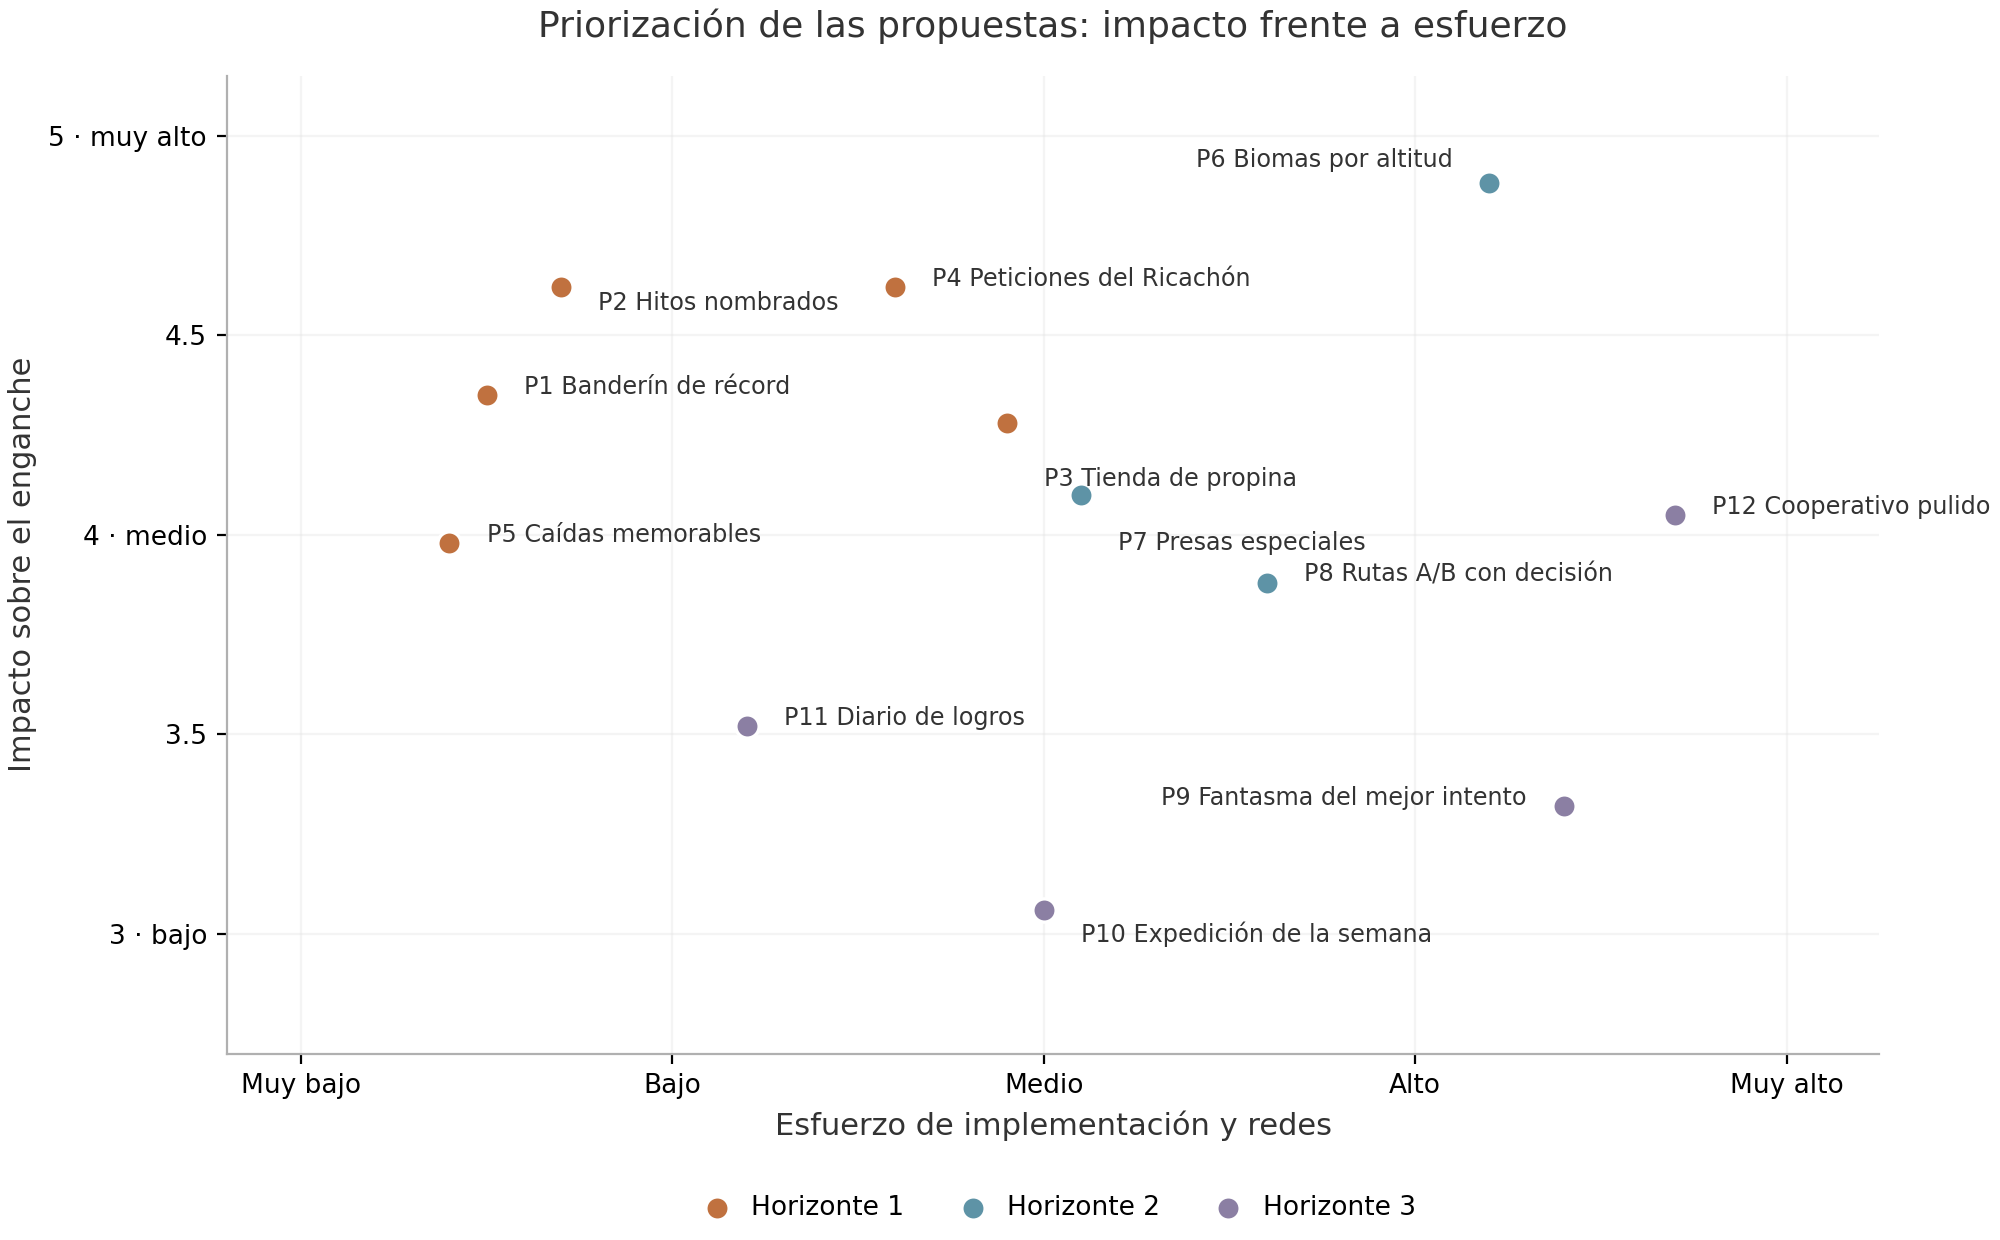

Recreate this plot in Python.
#!/usr/bin/env python3
# Figura 1: Matriz impacto-esfuerzo de las 12 propuestas (valoración cualitativa).
# Salida: /home/z/my-project/scripts/docgen/fig_matriz.png (200 dpi)
import matplotlib
matplotlib.use("Agg")
import matplotlib.pyplot as plt

plt.rcParams["font.sans-serif"] = ["DejaVu Sans"]
plt.rcParams["axes.unicode_minus"] = False

C_H1, C_H2, C_H3 = "#C0713F", "#5E93A6", "#8B7FA3"  # horizontes 1/2/3 (GO-1 + morandi)
GRID = "#E0E0E0"
TEXT = "#333333"

# (etiqueta corta, esfuerzo 1-5, impacto 1-5, horizonte, offset etiqueta (dx,dy), ha)
PTS = [
    ("P1 Banderín de récord",        1.5, 4.35, 1, (0.10,  0.02), "left"),
    ("P2 Hitos nombrados",           1.7, 4.62, 1, (0.10, -0.04), "left"),
    ("P3 Tienda de propina",         2.9, 4.28, 1, (0.10, -0.14), "left"),
    ("P4 Peticiones del Ricachón",   2.6, 4.62, 1, (0.10,  0.02), "left"),
    ("P5 Caídas memorables",         1.4, 3.98, 1, (0.10,  0.02), "left"),
    ("P6 Biomas por altitud",        4.2, 4.88, 2, (-0.10, 0.06), "right"),
    ("P7 Presas especiales",         3.1, 4.10, 2, (0.10, -0.12), "left"),
    ("P8 Rutas A/B con decisión",    3.6, 3.88, 2, (0.10,  0.02), "left"),
    ("P9 Fantasma del mejor intento",4.4, 3.32, 3, (-0.10, 0.02), "right"),
    ("P10 Expedición de la semana",  3.0, 3.06, 3, (0.10, -0.06), "left"),
    ("P11 Diario de logros",         2.2, 3.52, 3, (0.10,  0.02), "left"),
    ("P12 Cooperativo pulido",       4.7, 4.05, 3, (0.10,  0.02), "left"),
]
COL = {1: C_H1, 2: C_H2, 3: C_H3}

fig, ax = plt.subplots(figsize=(10, 6.2), constrained_layout=True)

for hz in (1, 2, 3):
    xs = [p[1] for p in PTS if p[3] == hz]
    ys = [p[2] for p in PTS if p[3] == hz]
    ax.scatter(xs, ys, s=70, c=COL[hz], label=f"Horizonte {hz}", zorder=3,
               edgecolors="white", linewidths=1.2)

for label, x, y, hz, (dx, dy), ha in PTS:
    ax.annotate(label, (x, y), xytext=(x + dx, y + dy), ha=ha, va="center",
                fontsize=8.6, color=TEXT, zorder=4)

ax.set_title("Priorización de las propuestas: impacto frente a esfuerzo",
             fontsize=13, pad=14, color=TEXT)
ax.set_xlabel("Esfuerzo de implementación y redes", fontsize=11, color=TEXT)
ax.set_ylabel("Impacto sobre el enganche", fontsize=11, color=TEXT)

ax.set_xlim(0.8, 5.25)
ax.set_ylim(2.7, 5.15)
ax.set_xticks([1, 2, 3, 4, 5])
ax.set_xticklabels(["Muy bajo", "Bajo", "Medio", "Alto", "Muy alto"], fontsize=9.5)
ax.set_yticks([3.0, 3.5, 4.0, 4.5, 5.0])
ax.set_yticklabels(["3 · bajo", "3.5", "4 · medio", "4.5", "5 · muy alto"], fontsize=9.5)

ax.grid(True, alpha=0.35, color=GRID, zorder=0)
ax.spines[["top", "right"]].set_visible(False)
ax.spines[["left", "bottom"]].set_color("#B0B0B0")

ax.legend(loc="upper center", bbox_to_anchor=(0.5, -0.12), ncol=3, frameon=False,
          fontsize=9.5, handletextpad=0.3, columnspacing=1.6)

out = "/home/z/my-project/scripts/docgen/fig_matriz.png"
fig.savefig(out, dpi=200, facecolor="white", edgecolor="none")
plt.close(fig)
print("guardada", out)
